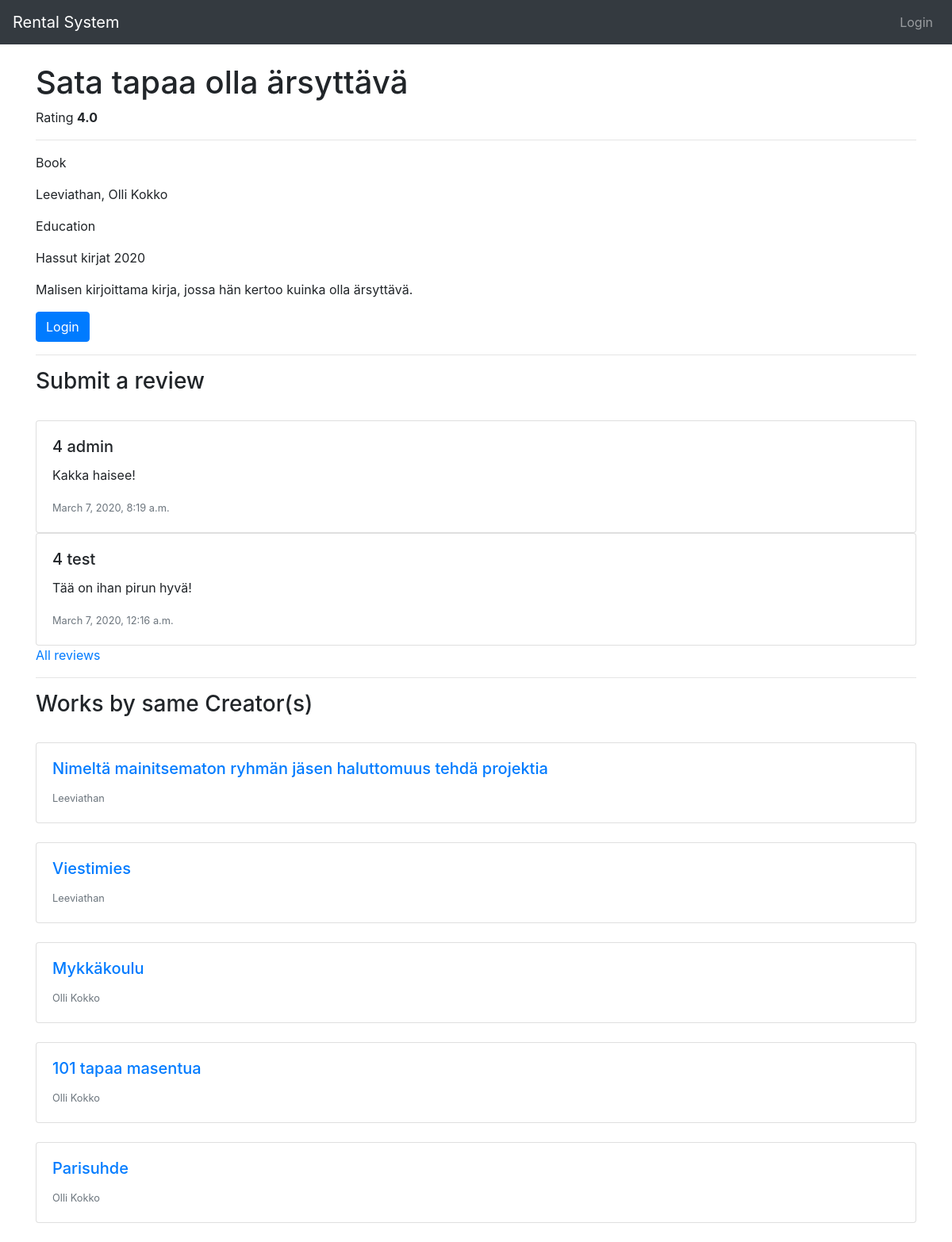
The app's page /work/1/, older data.
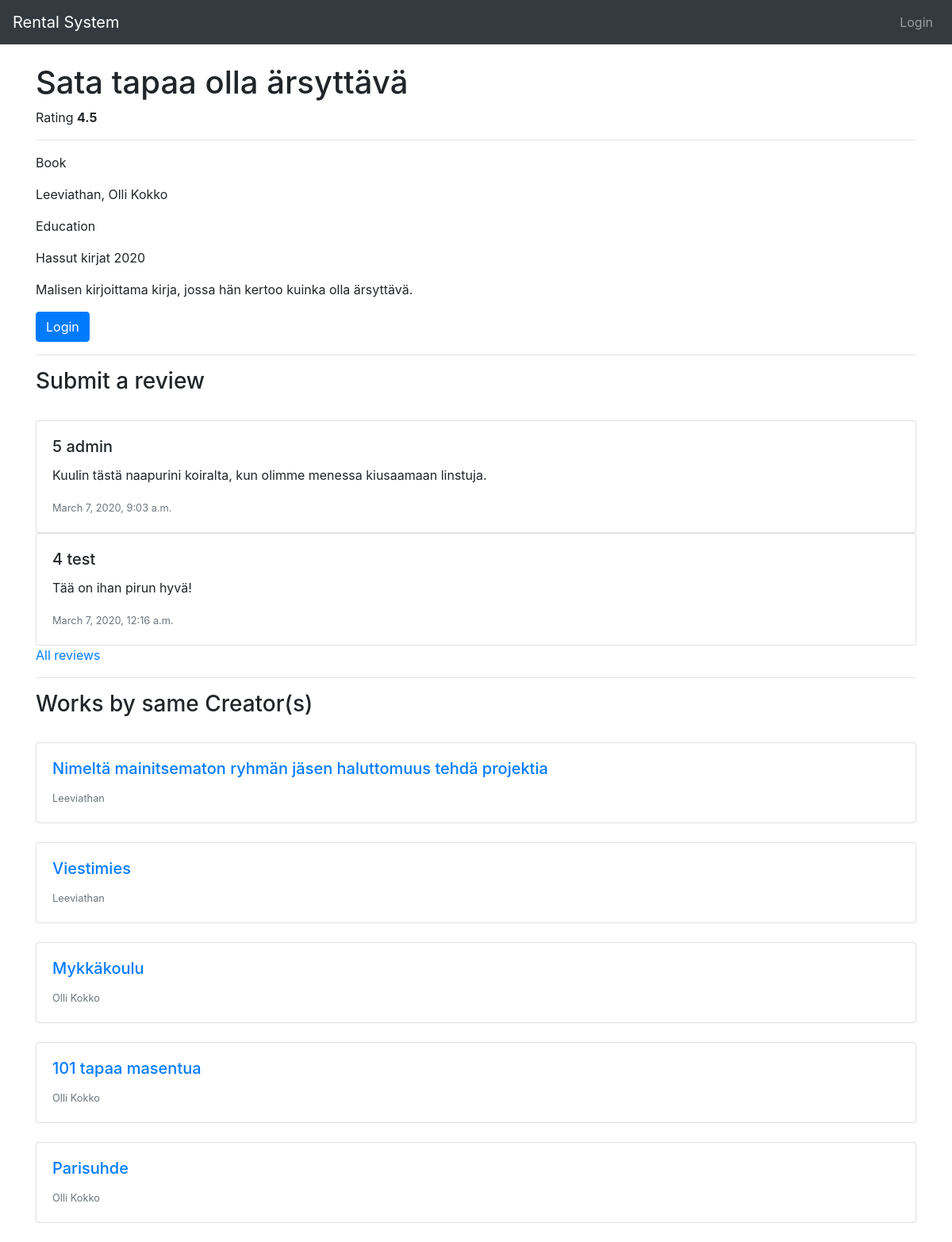
The same page, newer data.
### rental_system/models.py (models this page shows, shortened)
class Rating(models.Model):
    user = models.ForeignKey(User, on_delete=models.CASCADE, default=1)
    work = models.ForeignKey(Work, on_delete=models.CASCADE)
    rating = models.IntegerField(
        default=5,
        validators=[
            MaxValueValidator(5),
            MinValueValidator(0)
        ]
    )
    comment = models.TextField(max_length=500)
    post_date = models.DateTimeField(auto_now_add=True, null=True)
    edit_date = models.DateTimeField(blank=True, null=True)
    visible = models.BooleanField(default=True)
    def edited(self):
        if not self.edit_date:
            return self.post_date
        else:
            return self.edit_date

### rental_system/views.py (the view, shortened to what this page needs)
# urls.py: path('work/<int:work_id>/', views.work, name='work'),
def work(request, work_id):
    work = get_object_or_404(Work, pk=work_id)
    ratings = Rating.objects.filter(work_id = work_id, visible = True).order_by('-post_date')
    creators = work.creators.all()
    other_works = list(Work.objects.filter(~Q(id = work_id),creators__in=creators))[:5]
    rented = RentedWork.objects.all()
    avarage = Rating.objects.filter(work_id = work_id, visible = True).aggregate(Avg('rating'))
    if avarage['rating__avg']:
        avarage = round(avarage['rating__avg'], 1)
    else:
        avarage = 0
    form = RatingForm()
    if rented.filter(rented_work_id = work_id).exists():
        returned = rented.filter(rented_work_id = work_id, returned=False).order_by('-rent_date').first()
    else:
        returned = False
    commented = False
    if not request.user.is_anonymous:
        user = request.user
        if ratings.filter(user_id = user, work_id = work_id, visible = True):
            commented = True
    return render(request, 'rental_system/work.html', {'work': work, 'rented': returned, 'other_works': other_works, 'ratings': ratings[:5], 'form':form, 'commented': commented, 'avarage': avarage})

### rental_system/models.py (called while the page is built)
    def __str__(self):
        if (self.use_display_name == True):
            return self.display_name
        else:
            return self.first_name + " " + self.last_name

    def __str__(self):
        return self.type

    def __str__(self):
        return self.genre

    def __str__(self):
        return self.publisher

    def __str__(self):
        return self.title

### rental_system/templates/rental_system/work.html (shortened to what this page needs)
{% extends 'base.html' %}
{% block content %}
{% load static %}
{% load widget_tweaks %}
<link rel="stylesheet" href="{% static 'darkmode.css' %}">
<link rel="stylesheet" href="{% static 'rating.css' %}">
<div class="container">
    <h1>{{ work.title }}</h1>
    {% if avarage %}
    <p>Rating <strong>{{ avarage }}</strong></p>
    {% else %}
    <p>No reviews</p>
    {% endif %}
    <hr>
    <p>{{ work.type }}</p>
    <p>{{ work.creators.all |join:", " }}</p>
    <p>{{ work.genres.all|join:"," }}</p>
    <p>{{ work.publishers.all|join:", "}} {{ work.pub_date }}</p>
    <p>{{ work.desc }}</p>
    {% if user.is_authenticated %}
    {% if not rented %}
    <td><a href="{% url 'rent_work' work.id %}" class="btn btn-primary">Rent</a></td>
    {% else %}
    <td><button class="btn btn-secondary" disabled>Rented</button></td>
    {% endif %}
    {% else %}
    <a class="btn btn-primary" href="{% url 'login' %}">Login</a>
    {% endif %}
    <hr>
    <div>
        <div>
            <h3>Submit a review</h3>
            <br>
        </div>
        <div>
            {% if ratings %}
            {% for rating in ratings %}
            {% if rating.visible %}
            <div class="card w-100">
                <div class="card-body">
                    <h5 class="card-title">{{ rating.rating }} {{ rating.user.username }}</h5>
                    <p class="card-text">{{ rating.comment }}</p>
                    <p class="card-text"><small class="text-muted">{{ rating.edited }}</small></p>
                </div>
            </div>
            {% endif %}
            {% endfor %}
            <a href="{% url 'all_reviews' work.id %}">All reviews</a>
            {% endif %}
        </div>
    </div>
    <hr>
    {% if other_works %}
    <h3>Works by same Creator(s)</h3>
    <br>
    {% for other in other_works %}
    <div class="card">
        <div class="card-body">
            <a href="work/1">
                <h5 class="card-title"><a href="{% url 'work' other.id %}">{{ other }}</a></h5>
            </a>
            <p class="card-text"><small class="text-muted">{{ other.creators.all|join:", " }}</small></p>
        </div>
    </div>
    <br>
    {% endfor %}
    {% endif %}
</div>
{% endblock %}

Row changes from the older to the newer data that the page shows:
changed Rating "admin": rating "4" → "5"; comment "Kakka haisee!" → "Kuulin tästä naapurini koiralta, kun olimme menessa kiusaamaan linstuja."; edited "March 7, 2020, 8:19 a.m." → "March 7, 2020, 9:03 a.m."
Text that changed along with them:
{{ avarage }}: "4.0" → "4.5"
